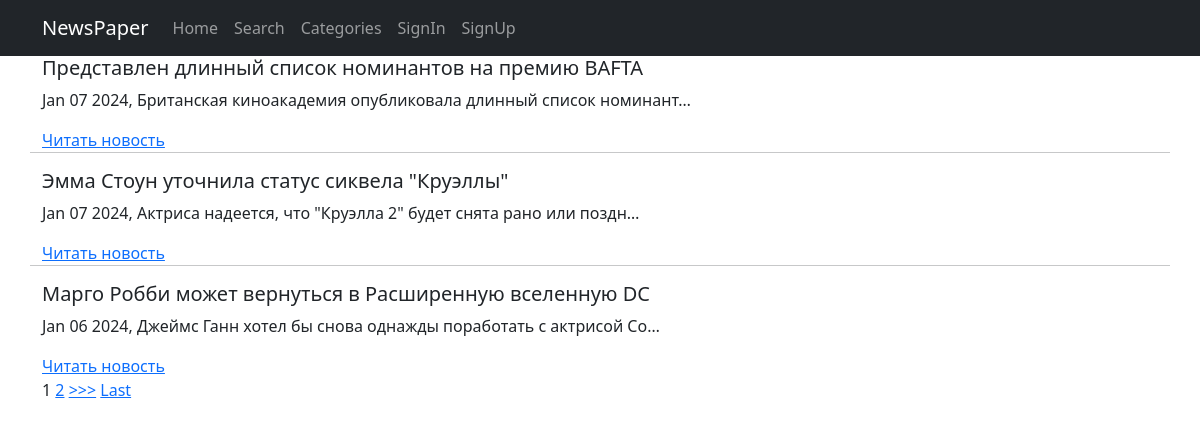
Before: /news/ with the older database file.
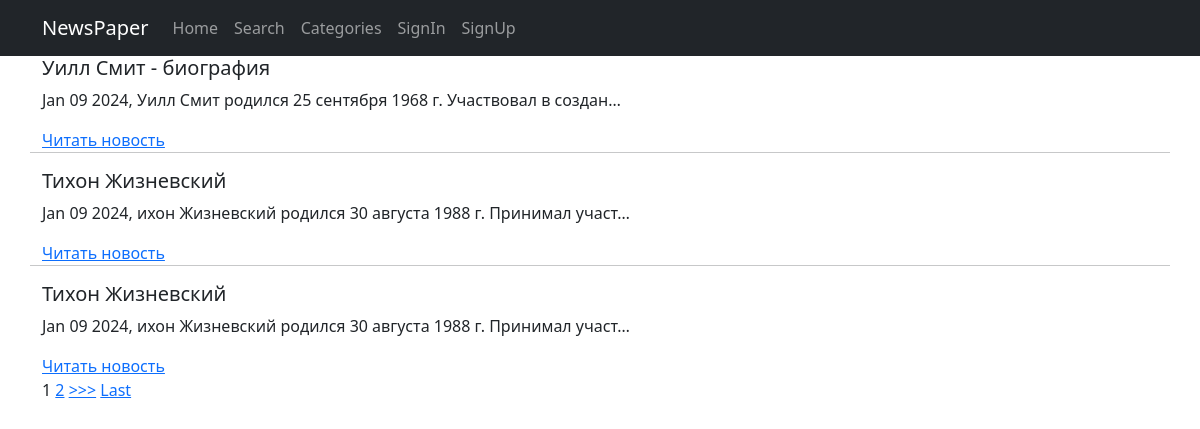
After: the same page with the newer database file.
### news/models.py (models this page shows, shortened)
class Post(models.Model, Grade):
    note = models.CharField(max_length=2, choices=NOTES, default=news)
    time_to_create = models.DateTimeField(auto_now_add=True)
    time_to_update = models.DateTimeField(auto_now=True)
    header = models.CharField(max_length=56)
    text = models.TextField()
    rating = models.IntegerField(default=0)
    author = models.ForeignKey('Author', on_delete=models.CASCADE)
    categories = models.ManyToManyField('Category', through='PostCategory')

### news/views.py (the view)
# urls.py: path('', cache_page(30)(NewsListView.as_view()), name='news_list'),
class NewsListView(BecameAuthor, ListView):
    model = Post
    ordering = '-time_to_update'
    template_name = 'news/allnews.html'
    context_object_name = 'allnews'
    paginate_by = 3

### news/templatetags/censor_filters.py (called while the page is built)
@register.filter()
def censor_filter(cens_str: str) -> str:
    try:
        if not isinstance(cens_str, str):
            raise ValueError
        cens_str_low = cens_str.lower()
        for word in censor_tuple:
            if word in cens_str_low:
                word_v = f"{word[0]}{'*'*(len(word)-1)}"
                for _ in range(cens_str_low.count(word)):
                    word_i = cens_str_low.index(word)
                    word_cens_str = cens_str[word_i:(word_i+len(word))]
                    cens_str = cens_str.replace(word_cens_str, word_v)
                    cens_str_low = cens_str.lower()
    except ValueError:
        print('Censor filter is used with str obj!')
    return cens_str

### news/views.py (called while the page is built)
    def get_context_data(self, **kwargs):
        context = super().get_context_data(**kwargs)
        context['is_not_authors'] = not self.request.user.groups.filter(
            name='authors').exists()
        context['is_authors'] = self.request.user.groups.filter(
            name='authors').exists()
        return context

### templates/news/allnews.html (shortened to what this page needs)
{% extends 'flatpages/default.html' %}
{% load censor_filters %}
{% load cache %}
{% cache 300 content %}
{% block content %}
  {% for n in allnews %}
    <h5>{{ n.header|censor_filter }}</h5>
    <p>{{ n.time_to_update|date:'M d Y' }}, {{ n.text|truncatechars:61|censor_filter }}</p>
    <a href="{% url 'news_detail' n.pk %}">Читать новость</a>
    {% if not forloop.last %}
    <hr>
    {% endif %}
  {% empty %}
    <h2 style="text-align: center; margin-top: 20px">No news here</h2>
  {% endfor %}
  {% if is_paginated %}
  <div>
    {% for num in page_obj.paginator.page_range %}
      {% if page_obj.number == num %}
        <a>{{ num }}</a>
      {% elif num > page_obj.number|add:'-2' and num < page_obj.number|add:'2' %}
        <a href="?page={{ num }}">{{ num }}</a>
      {% endif %}
    {% endfor %}
    {% if page_obj.has_next %}
      <a href="?page={{ page_obj.next_page_number }}">>>></a>
      <a href="?page={{ page_obj.paginator.num_pages }}">Last</a>
    {% endif %}
  </div>
  {% endif %}
{% endblock content %}
{% endcache %}

Changed rows visible on the page:
no longer on this page (row unchanged): Post: header|censor_filter "Представлен длинный список номинантов на премию BAFTA", time_to_update "Jan 07 2024", text|censor_filter "Британская киноакадемия опубликовала длинный список номинант…"
no longer on this page (row unchanged): Post: header|censor_filter "Эмма Стоун уточнила статус сиквела \"Круэллы\"", time_to_update "Jan 07 2024", text|censor_filter "Актриса надеется, что \"Круэлла 2\" будет снята рано или поздн…"
no longer on this page (row unchanged): Post: header|censor_filter "Марго Робби может вернуться в Расширенную вселенную DС", time_to_update "Jan 06 2024", text|censor_filter "Джеймс Ганн хотел бы снова однажды поработать с актрисой Со…"
added Post: header|censor_filter "Уилл Смит - биография", time_to_update "Jan 09 2024", text|censor_filter "Уилл Смит родился 25 сентября 1968 г. Участвовал в создан…"
added Post: header|censor_filter "Тихон Жизневский", time_to_update "Jan 09 2024", text|censor_filter "ихон Жизневский родился 30 августа 1988 г. Принимал участ…"
added Post: header|censor_filter "Тихон Жизневский", time_to_update "Jan 09 2024", text|censor_filter "ихон Жизневский родился 30 августа 1988 г. Принимал участ…"
